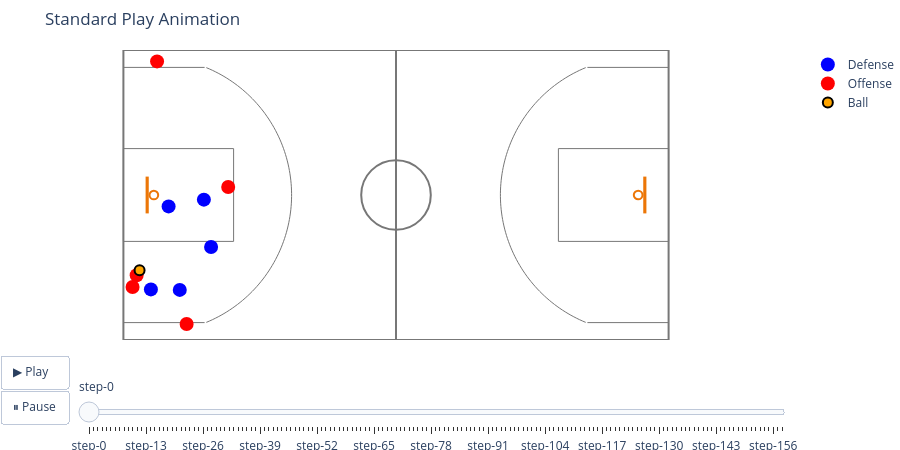

Notebook code for this chart:
### Markdown cell above
## STEP 2: Play Viewer (Real Defense)
run after step 2 to test that real trajectories work

### Code cell
# Choose a posession to animate between 0-103
posession = 5
traj_df = pd.read_parquet("../data/demo/processed/demo_traj.parquet")
sample_play = traj_df.iloc[posession]
off_traj, def_traj, ball_traj = extract_plot_trajectories(sample_play)
animate_standard_play(off_traj, def_traj, ball_traj)

### Figure 1 — Plotly figure (JSON) as saved in the notebook; plotly's stock layout.template omitted (floating-point values rounded to 4 significant figures)
{"data": [{"marker": {"color": "blue", "size": 14}, "mode": "markers", "name": "Defense", "type": "scatter", "x": [7.793, 4.743, 9.719, 15.12, 13.88], "y": [23.04, 8.728, 8.635, 16.04, 24.19]}, {"marker": {"color": "red", "size": 14}, "mode": "markers", "name": "Offense", "type": "scatter", "x": [5.806, 2.288, 10.9, 1.579, 18.07], "y": [48.03, 11.15, 2.75, 9.129, 26.38]}, {"marker": {"color": "orange", "line": {"color": "black", "width": 2}, "size": 10}, "mode": "markers", "name": "Ball", "type": "scatter", "x": [2.789], "y": [12.02]}], "layout": {"height": 450, "margin": {"b": 80, "l": 0, "r": 0, "t": 50}, "shapes": [{"layer": "below", "line": {"color": "#777777", "width": 2}, "type": "rect", "x0": 0, "x1": 94, "xref": "x", "y0": 0, "y1": 50, "yref": "y"}, {"layer": "below", "line": {"color": "#777777", "width": 2}, "type": "line", "x0": 47, "x1": 47, "xref": "x", "y0": 0, "y1": 50, "yref": "y"}, {"layer": "below", "line": {"color": "#777777", "width": 2}, "type": "circle", "x0": 41, "x1": 53, "xref": "x", "y0": 19, "y1": 31, "yref": "y"}, {"layer": "below", "line": {"color": "#777777", "width": 1}, "type": "rect", "x0": 0, "x1": 19, "xref": "x", "y0": 17, "y1": 33, "yref": "y"}, {"layer": "below", "line": {"color": "#777777", "width": 1}, "type": "line", "x0": 0, "x1": 14, "xref": "x", "y0": 3, "y1": 3, "yref": "y"}, {"layer": "below", "line": {"color": "#777777", "width": 1}, "type": "line", "x0": 0, "x1": 14, "xref": "x", "y0": 47, "y1": 47, "yref": "y"}, {"layer": "below", "line": {"color": "#777777", "width": 1}, "path": "M 14.296964578713444,3.0406072053095166 L 14.817821004254832,3.262490914768083 L 15.333240595557106,3.4967267819034333 L 15.842930469749616,3.7431817041437228 L 16.34660099982554,4.001715635541295 L 16.843965979219977,4.272181666352587 L 17.334742784444465,4.554426106518374 L 17.81865253568537,4.8482885729968395 L 18.29542025527506,5.15360208089994 L 18.764775023945617,5.4701931383811235 L 19.226450134776478,5.797881845220651 L 19.680183244748378,6.136481995052378 L 20.12571652381763,6.485801181173972 L 20.56279680142582,6.845640905880394 L 20.99117571036191,7.215796693258589 L 21.41060982789482,7.59605820537918 L 21.820860814096335,7.9862093618192596 L 22.2216955472758,8.386028462448273 L 22.612886256449556,8.79528831340727 L 22.994210650769915,9.213756356209897 L 23.36545204584004,9.641194799891828 L 23.72639948684308,10.07736075613349 L 24.076847868415445,10.522006377279315 L 24.416598051196242,10.974878997175093 L 24.74545697498653,11.435721274743393 L 25.063237768454176,11.904271340215507 L 25.369759855321913,12.38026294393672 L 25.664849056978316,12.863425607660476 L 25.948337691453325,13.353484778245358 L 26.22006466870213,13.850161983667626 L 26.479875582143237,14.353174991260616 L 26.72762279639872,14.86223796809108 L 26.96316553118679,15.377061643381374 L 27.186369941319,15.897353472885143 L 27.39710919275668,16.422817805123145 L 27.59526353468329,16.953156049384752 L 27.780720367551833,17.48806684539958 L 27.953374307068604,18.027246234582982 L 28.113127244076935,18.57038783275795 L 28.259888400306902,19.117183004255367 L 28.39357437995931,19.667321037293643 L 28.514109217094674,20.22048932053808 L 28.621424418800213,20.776373520739654 L 28.71545900411038,21.33465776135226 L 28.79615953865878,21.895024802026896 L 28.863480165041825,22.457156218880854 L 28.917382628876787,23.020732585439436 L 28.957836300539554,23.585433654147337 L 28.984818192569648,24.15093853834669 L 28.99831297273266,24.716925894618193 L 28.99831297273266,25.283074105381807 L 28.984818192569648,25.849061461653307 L 28.957836300539554,26.414566345852656 L 28.917382628876787,26.979267414560564 L 28.863480165041825,27.54284378111914 L 28.79615953865878,28.104975197973097 L 28.71545900411038,28.66534223864774 L 28.621424418800213,29.22362647926034 L 28.514109217094678,29.779510679461914 L 28.39357437995931,30.332678962706357 L 28.259888400306902,30.882816995744633 L 28.113127244076935,31.42961216724205 L 27.953374307068604,31.972753765417014 L 27.780720367551833,32.51193315460042 L 27.59526353468329,33.04684395061525 L 27.397109192756684,33.57718219487685 L 27.186369941319,34.10264652711486 L 26.96316553118679,34.622938356618626 L 26.727622796398723,35.13776203190891 L 26.47987558214324,35.64682500873938 L 26.22006466870213,36.149838016332374 L 25.94833769145333,36.64651522175464 L 25.66484905697832,37.136574392339526 L 25.369759855321917,37.61973705606328 L 25.063237768454176,38.09572865978449 L 24.745456974986535,38.5642787252566 L 24.416598051196242,39.0251210028249 L 24.076847868415445,39.47799362272068 L 23.726399486843082,39.922639243866506 L 23.365452045840044,40.358805200108165 L 22.994210650769915,40.7862436437901 L 22.61288625644956,41.20471168659273 L 22.2216955472758,41.61397153755172 L 21.820860814096335,42.01379063818074 L 21.410609827894827,42.40394179462081 L 20.99117571036191,42.78420330674141 L 20.56279680142582,43.154359094119606 L 20.12571652381763,43.51419881882603 L 19.680183244748385,43.86351800494762 L 19.226450134776478,44.20211815477934 L 18.764775023945624,44.52980686161887 L 18.295420255275058,44.846397919100056 L 17.81865253568537,45.151711427003164 L 17.334742784444465,45.44557389348162 L 16.84396597921998,45.727818333647406 L 16.346600999825544,45.9982843644587 L 15.842930469749621,46.25681829585628 L 15.333240595557111,46.50327321809657 L 14.817821004254832,46.73750908523192 L 14.296964578713444,46.95939279469049", "type": "path", "xref": "x", "yref": "y"}, {"fillcolor": "#ec7607", "line": {"color": "#ec7607", "width": 2}, "type": "rect", "x0": 4, "x1": 4.2, "xref": "x", "y0": 22, "y1": 28, "yref": "y"}, {"line": {"color": "#ec7607", "width": 2}, "type": "circle", "x0": 4.5, "x1": 6, "xref": "x", "y0": 24.25, "y1": 25.75, "yref": "y"}, {"layer": "below", "line": {"color": "#777777", "width": 1}, "type": "rect", "x0": 75, "x1": 94, "xref": "x", "y0": 17, "y1": 33, "yref": "y"}, {"layer": "below", "line": {"color": "#777777", "width": 1}, "type": "line", "x0": 80, "x1": 94, "xref": "x", "y0": 3, "y1": 3, "yref": "y"}, {"layer": "below", "line": {"color": "#777777", "width": 1}, "type": "line", "x0": 80, "x1": 94, "xref": "x", "y0": 47, "y1": 47, "yref": "y"}, {"layer": "below", "line": {"color": "#777777", "width": 1}, "path": "M 79.70303542128656,46.95939279469049 L 79.18217899574518,46.73750908523192 L 78.6667594044429,46.50327321809657 L 78.15706953025038,46.25681829585628 L 77.65339900017446,45.998284364458705 L 77.15603402078003,45.72781833364741 L 76.66525721555554,45.44557389348164 L 76.18134746431464,45.151711427003164 L 75.70457974472494,44.846397919100056 L 75.23522497605438,44.52980686161888 L 74.77354986522353,44.202118154779356 L 74.31981675525162,43.86351800494762 L 73.87428347618237,43.51419881882603 L 73.43720319857418,43.15435909411961 L 73.00882428963808,42.78420330674141 L 72.58939017210518,42.40394179462082 L 72.17913918590367,42.01379063818074 L 71.7783044527242,41.61397153755173 L 71.38711374355044,41.20471168659273 L 71.00578934923008,40.786243643790115 L 70.63454795415996,40.35880520010818 L 70.27360051315692,39.92263924386651 L 69.92315213158456,39.47799362272069 L 69.58340194880375,39.02512100282491 L 69.25454302501348,38.56427872525661 L 68.93676223154583,38.0957286597845 L 68.63024014467808,37.619737056063286 L 68.33515094302169,37.13657439233953 L 68.05166230854667,36.64651522175464 L 67.77993533129788,36.149838016332374 L 67.52012441785676,35.646825008739384 L 67.27237720360128,35.13776203190892 L 67.03683446881321,34.62293835661863 L 66.813630058681,34.102646527114864 L 66.60289080724331,33.57718219487686 L 66.40473646531672,33.04684395061526 L 66.21927963244818,32.511933154600435 L 66.0466256929314,31.97275376541702 L 65.88687275592306,31.429612167242055 L 65.7401115996931,30.88281699574464 L 65.60642562004068,30.332678962706368 L 65.48589078290533,29.77951067946193 L 65.37857558119978,29.223626479260343 L 65.28454099588963,28.66534223864774 L 65.20384046134122,28.104975197973108 L 65.13651983495818,27.542843781119146 L 65.0826173711232,26.97926741456057 L 65.04216369946045,26.41456634585267 L 65.01518180743035,25.849061461653317 L 65.00168702726734,25.28307410538182 L 65.00168702726734,24.716925894618203 L 65.01518180743035,24.150938538346708 L 65.04216369946045,23.585433654147348 L 65.0826173711232,23.020732585439443 L 65.13651983495818,22.45715621888087 L 65.20384046134122,21.89502480202691 L 65.28454099588961,21.334657761352265 L 65.37857558119978,20.77637352073966 L 65.48589078290533,20.220489320538086 L 65.60642562004068,19.66732103729365 L 65.7401115996931,19.117183004255377 L 65.88687275592306,18.57038783275796 L 66.0466256929314,18.027246234582993 L 66.21927963244816,17.488066845399594 L 66.4047364653167,16.953156049384766 L 66.60289080724331,16.422817805123167 L 66.81363005868099,15.89735347288515 L 67.03683446881321,15.377061643381383 L 67.27237720360128,14.862237968091092 L 67.52012441785675,14.353174991260628 L 67.77993533129786,13.85016198366763 L 68.05166230854667,13.353484778245363 L 68.33515094302167,12.863425607660481 L 68.63024014467808,12.380262943936728 L 68.93676223154581,11.904271340215514 L 69.25454302501346,11.435721274743404 L 69.58340194880375,10.974878997175104 L 69.92315213158454,10.522006377279329 L 70.27360051315691,10.077360756133507 L 70.63454795415994,9.641194799891842 L 71.00578934923007,9.21375635620991 L 71.38711374355043,8.795288313407276 L 71.7783044527242,8.386028462448284 L 72.17913918590365,7.98620936181927 L 72.58939017210517,7.596058205379187 L 73.00882428963808,7.215796693258593 L 73.43720319857417,6.845640905880401 L 73.87428347618236,6.485801181173979 L 74.31981675525161,6.136481995052385 L 74.77354986522352,5.797881845220658 L 75.23522497605437,5.470193138381134 L 75.70457974472492,5.153602080899951 L 76.18134746431461,4.84828857299685 L 76.66525721555553,4.554426106518381 L 77.15603402078,4.272181666352598 L 77.65339900017445,4.001715635541306 L 78.15706953025038,3.7431817041437228 L 78.6667594044429,3.4967267819034333 L 79.18217899574516,3.2624909147680867 L 79.70303542128654,3.04060720530952", "type": "path", "xref": "x", "yref": "y"}, {"fillcolor": "#ec7607", "line": {"color": "#ec7607", "width": 2}, "type": "rect", "x0": 89.8, "x1": 90, "xref": "x", "y0": 22, "y1": 28, "yref": "y"}, {"line": {"color": "#ec7607", "width": 2}, "type": "circle", "x0": 88, "x1": 89.5, "xref": "x", "y0": 24.25, "y1": 25.75, "yref": "y"}], "sliders": [{"active": 0, "len": 0.9, "steps": [{"args": [["0"], {"frame": {"duration": 0, "redraw": false}, "mode": "immediate"}], "method": "animate"}, {"args": [["1"], {"frame": {"duration": 0, "redraw": false}, "mode": "immediate"}], "method": "animate"}, {"args": [["2"], {"frame": {"duration": 0, "redraw": false}, "mode": "immediate"}], "method": "animate"}, {"args": [["3"], {"frame": {"duration": 0, "redraw": false}, "mode": "immediate"}], "method": "animate"}, {"args": [["4"], {"frame": {"duration": 0, "redraw": false}, "mode": "immediate"}], "method": "animate"}, {"args": [["5"], {"frame": {"duration": 0, "redraw": false}, "mode": "immediate"}], "method": "animate"}, {"args": [["6"], {"frame": {"duration": 0, "redraw": false}, "mode": "immediate"}], "method": "animate"}, {"args": [["7"], {"frame": {"duration": 0, "redraw": false}, "mode": "immediate"}], "method": "animate"}, {"args": [["8"], {"frame": {"duration": 0, "redraw": false}, "mode": "immediate"}], "method": "animate"}, {"args": [["9"], {"frame": {"duration": 0, "redraw": false}, "mode": "immediate"}], "method": "animate"}, {"args": [["10"], {"frame": {"duration": 0, "redraw": false}, "mode": "immediate"}], "method": "animate"}, {"args": [["11"], {"frame": {"duration": 0, "redraw": false}, "mode": "immediate"}], "method": "animate"}, {"args": [["12"], {"frame": {"duration": 0, "redraw": false}, "mode": "immediate"}], "method": "animate"}, {"args": [["13"], {"frame": {"duration": 0, "redraw": false}, "mode": "immediate"}], "method": "animate"}, {"args": [["14"], {"frame": {"duration": 0, "redraw": false}, "mode": "immediate"}], "method": "animate"}, {"args": [["15"], {"frame": {"duration": 0, "redraw": false}, "mode": "immediate"}], "method": "animate"}, {"args": [["16"], {"frame": {"duration": 0, "redraw": false}, "mode": "immediate"}], "method": "animate"}, {"args": [["17"], {"frame": {"duration": 0, "redraw": false}, "mode": "immediate"}], "method": "animate"}, {"args": [["18"], {"frame": {"duration": 0, "redraw": false}, "mode": "immediate"}], "method": "animate"}, {"args": [["19"], {"frame": {"duration": 0, "redraw": false}, "mode": "immediate"}], "method": "animate"}, {"args": [["20"], {"frame": {"duration": 0, "redraw": false}, "mode": "immediate"}], "method": "animate"}, {"args": [["21"], {"frame": {"duration": 0, "redraw": false}, "mode": "immediate"}], "method": "animate"}, {"args": [["22"], {"frame": {"duration": 0, "redraw": false}, "mode": "immediate"}], "method": "animate"}, {"args": [["23"], {"frame": {"duration": 0, "redraw": false}, "mode": "immediate"}], "method": "animate"}, {"args": [["24"], {"frame": {"duration": 0, "redraw": false}, "mode": "immediate"}], "method": "animate"}, {"args": [["25"], {"frame": {"duration": 0, "redraw": false}, "mode": "immediate"}], "method": "animate"}, {"args": [["26"], {"frame": {"duration": 0, "redraw": false}, "mode": "immediate"}], "method": "animate"}, {"args": [["27"], {"frame": {"duration": 0, "redraw": false}, "mode": "immediate"}], "method": "animate"}, {"args": [["28"], {"frame": {"duration": 0, "redraw": false}, "mode": "immediate"}], "method": "animate"}, {"args": [["29"], {"frame": {"duration": 0, "redraw": false}, "mode": "immediate"}], "method": "animate"}, {"args": [["30"], {"frame": {"duration": 0, "redraw": false}, "mode": "immediate"}], "method": "animate"}, {"args": [["31"], {"frame": {"duration": 0, "redraw": false}, "mode": "immediate"}], "method": "animate"}, {"args": [["32"], {"frame": {"duration": 0, "redraw": false}, "mode": "immediate"}], "method": "animate"}, {"args": [["33"], {"frame": {"duration": 0, "redraw": false}, "mode": "immediate"}], "method": "animate"}, {"args": [["34"], {"frame": {"duration": 0, "redraw": false}, "mode": "immediate"}], "method": "animate"}, {"args": [["35"], {"frame": {"duration": 0, "redraw": false}, "mode": "immediate"}], "method": "animate"}, {"args": [["36"], {"frame": {"duration": 0, "redraw": false}, "mode": "immediate"}], "method": "animate"}, {"args": [["37"], {"frame": {"duration": 0, "redraw": false}, "mode": "immediate"}], "method": "animate"}, {"args": [["38"], {"frame": {"duration": 0, "redraw": false}, "mode": "immediate"}], "method": "animate"}, {"args": [["39"], {"frame": {"duration": 0, "redraw": false}, "mode": "immediate"}], "method": "animate"}, {"args": [["40"], {"frame": {"duration": 0, "redraw": false}, "mode": "immediate"}], "method": "animate"}, {"args": [["41"], {"frame": {"duration": 0, "redraw": false}, "mode": "immediate"}], "method": "animate"}, {"args": [["42"], {"frame": {"duration": 0, "redraw": false}, "mode": "immediate"}], "method": "animate"}, {"args": [["43"], {"frame": {"duration": 0, "redraw": false}, "mode": "immediate"}], "method": "animate"}, {"args": [["44"], {"frame": {"duration": 0, "redraw": false}, "mode": "immediate"}], "method": "animate"}, {"args": [["45"], {"frame": {"duration": 0, "redraw": false}, "mode": "immediate"}], "method": "animate"}, {"args": [["46"], {"frame": {"duration": 0, "redraw": false}, "mode": "immediate"}], "method": "animate"}, {"args": [["47"], {"frame": {"duration": 0, "redraw": false}, "mode": "immediate"}], "method": "animate"}, {"args": [["48"], {"frame": {"duration": 0, "redraw": false}, "mode": "immediate"}], "method": "animate"}, {"args": [["49"], {"frame": {"duration": 0, "redraw": false}, "mode": "immediate"}], "method": "animate"}, {"args": [["50"], {"frame": {"duration": 0, "redraw": false}, "mode": "immediate"}], "method": "animate"}, {"args": [["51"], {"frame": {"duration": 0, "redraw": false}, "mode": "immediate"}], "method": "animate"}, {"args": [["52"], {"frame": {"duration": 0, "redraw": false}, "mode": "immediate"}], "method": "animate"}, {"args": [["53"], {"frame": {"duration": 0, "redraw": false}, "mode": "immediate"}], "method": "animate"}, {"args": [["54"], {"frame": {"duration": 0, "redraw": false}, "mode": "immediate"}], "method": "animate"}, {"args": [["55"], {"frame": {"duration": 0, "redraw": false}, "mode": "immediate"}], "method": "animate"}, {"args": [["56"], {"frame": {"duration": 0, "redraw": false}, "mode": "immediate"}], "method": "animate"}, {"args": [["57"], {"frame": {"duration": 0, "redraw": false}, "mode": "immediate"}], "method": "animate"}, {"args": [["58"], {"frame": {"duration": 0, "redraw": false}, "mode": "immediate"}], "method": "animate"}, {"args": [["59"], {"frame": {"duration": 0, "redraw": false}, "mode": "immediate"}], "method": "animate"}, {"args": [["60"], {"frame": {"duration": 0, "redraw": false}, "mode": "immediate"}], "method": "animate"}, {"args": [["61"], {"frame": {"duration": 0, "redraw": false}, "mode": "immediate"}], "method": "animate"}, {"args": [["62"], {"frame": {"duration": 0, "redraw": false}, "mode": "immediate"}], "method": "animate"}, {"args": [["63"], {"frame": {"duration": 0, "redraw": false}, "mode": "immediate"}], "method": "animate"}, {"args": [["64"], {"frame": {"duration": 0, "redraw": false}, "mode": "immediate"}], "method": "animate"}, {"args": [["65"], {"frame": {"duration": 0, "redraw": false}, "mode": "immediate"}], "method": "animate"}, {"args": [["66"], {"frame": {"duration": 0, "redraw": false}, "mode": "immediate"}], "method": "animate"}, {"args": [["67"], {"frame": {"duration": 0, "redraw": false}, "mode": "immediate"}], "method": "animate"}, {"args": [["68"], {"frame": {"duration": 0, "redraw": false}, "mode": "immediate"}], "method": "animate"}, {"args": [["69"], {"frame": {"duration": 0, "redraw": false}, "mode": "immediate"}], "method": "animate"}, {"args": [["70"], {"frame": {"duration": 0, "redraw": false}, "mode": "immediate"}], "method": "animate"}, {"args": [["71"], {"frame": {"duration": 0, "redraw": false}, "mode": "immediate"}], "method": "animate"}, {"args": [["72"], {"frame": {"duration": 0, "redraw": false}, "mode": "immediate"}], "method": "animate"}, {"args": [["73"], {"frame": {"duration": 0, "redraw": false}, "mode": "immediate"}], "method": "animate"}, {"args": [["74"], {"frame": {"duration": 0, "redraw": false}, "mode": "immediate"}], "method": "animate"}, {"args": [["75"], {"frame": {"duration": 0, "redraw": false}, "mode": "immediate"}], "method": "animate"}, {"args": [["76"], {"frame": {"duration": 0, "redraw": false}, "mode": "immediate"}], "method": "animate"}, {"args": [["77"], {"frame": {"duration": 0, "redraw": false}, "mode": "immediate"}], "method": "animate"}, {"args": [["78"], {"frame": {"duration": 0, "redraw": false}, "mode": "immediate"}], "method": "animate"}, {"args": [["79"], {"frame": {"duration": 0, "redraw": false}, "mode": "immediate"}], "method": "animate"}, {"args": [["80"], {"frame": {"duration": 0, "redraw": false}, "mode": "immediate"}], "method": "animate"}, {"args": [["81"], {"frame": {"duration": 0, "redraw": false}, "mode": "immediate"}], "method": "animate"}, {"args": [["82"], {"frame": {"duration": 0, "redraw": false}, "mode": "immediate"}], "method": "animate"}, {"args": [["83"], {"frame": {"duration": 0, "redraw": false}, "mode": "immediate"}], "method": "animate"}, {"args": [["84"], {"frame": {"duration": 0, "redraw": false}, "mode": "immediate"}], "method": "animate"}, {"args": [["85"], {"frame": {"duration": 0, "redraw": false}, "mode": "immediate"}], "method": "animate"}, {"args": [["86"], {"frame": {"duration": 0, "redraw": false}, "mode": "immediate"}], "method": "animate"}, {"args": [["87"], {"frame": {"duration": 0, "redraw": false}, "mode": "immediate"}], "method": "animate"}, {"args": [["88"], {"frame": {"duration": 0, "redraw": false}, "mode": "immediate"}], "method": "animate"}, {"args": [["89"], {"frame": {"duration": 0, "redraw": false}, "mode": "immediate"}], "method": "animate"}, {"args": [["90"], {"frame": {"duration": 0, "redraw": false}, "mode": "immediate"}], "method": "animate"}, {"args": [["91"], {"frame": {"duration": 0, "redraw": false}, "mode": "immediate"}], "method": "animate"}, {"args": [["92"], {"frame": {"duration": 0, "redraw": false}, "mode": "immediate"}], "method": "animate"}, {"args": [["93"], {"frame": {"duration": 0, "redraw": false}, "mode": "immediate"}], "method": "animate"}, {"args": [["94"], {"frame": {"duration": 0, "redraw": false}, "mode": "immediate"}], "method": "animate"}, {"args": [["95"], {"frame": {"duration": 0, "redraw": false}, "mode": "immediate"}], "method": "animate"}, {"args": [["96"], {"frame": {"duration": 0, "redraw": false}, "mode": "immediate"}], "method": "animate"}, {"args": [["97"], {"frame": {"duration": 0, "redraw": false}, "mode": "immediate"}], "method": "animate"}, {"args": [["98"], {"frame": {"duration": 0, "redraw": false}, "mode": "immediate"}], "method": "animate"}, {"args": [["99"], {"frame": {"duration": 0, "redraw": false}, "mode": "immediate"}], "method": "animate"}, {"args": [["100"], {"frame": {"duration": 0, "redraw": false}, "mode": "immediate"}], "method": "animate"}, {"args": [["101"], {"frame": {"duration": 0, "redraw": false}, "mode": "immediate"}], "method": "animate"}, {"args": [["102"], {"frame": {"duration": 0, "redraw": false}, "mode": "immediate"}], "method": "animate"}, {"args": [["103"], {"frame": {"duration": 0, "redraw": false}, "mode": "immediate"}], "method": "animate"}, {"args": [["104"], {"frame": {"duration": 0, "redraw": false}, "mode": "immediate"}], "method": "animate"}, {"args": [["105"], {"frame": {"duration": 0, "redraw": false}, "mode": "immediate"}], "method": "animate"}, {"args": [["106"], {"frame": {"duration": 0, "redraw": false}, "mode": "immediate"}], "method": "animate"}, {"args": [["107"], {"frame": {"duration": 0, "redraw": false}, "mode": "immediate"}], "method": "animate"}, {"args": [["108"], {"frame": {"duration": 0, "redraw": false}, "mode": "immediate"}], "method": "animate"}, {"args": [["109"], {"frame": {"duration": 0, "redraw": false}, "mode": "immediate"}], "method": "animate"}, {"args": [["110"], {"frame": {"duration": 0, "redraw": false}, "mode": "immediate"}], "method": "animate"}, {"args": [["111"], {"frame": {"duration": 0, "redraw": false}, "mode": "immediate"}], "method": "animate"}, {"args": [["112"], {"frame": {"duration": 0, "redraw": false}, "mode": "immediate"}], "method": "animate"}, {"args": [["113"], {"frame": {"duration": 0, "redraw": false}, "mode": "immediate"}], "method": "animate"}, {"args": [["114"], {"frame": {"duration": 0, "redraw": false}, "mode": "immediate"}], "method": "animate"}, {"args": [["115"], {"frame": {"duration": 0, "redraw": false}, "mode": "immediate"}], "method": "animate"}, {"args": [["116"], {"frame": {"duration": 0, "redraw": false}, "mode": "immediate"}], "method": "animate"}, {"args": [["117"], {"frame": {"duration": 0, "redraw": false}, "mode": "immediate"}], "method": "animate"}, {"args": [["118"], {"frame": {"duration": 0, "redraw": false}, "mode": "immediate"}], "method": "animate"}, {"args": [["119"], {"frame": {"duration": 0, "redraw": false}, "mode": "immediate"}], "method": "animate"}, {"args": [["120"], {"frame": {"duration": 0, "redraw": false}, "mode": "immediate"}], "method": "animate"}, {"args": [["121"], {"frame": {"duration": 0, "redraw": false}, "mode": "immediate"}], "method": "animate"}, {"args": [["122"], {"frame": {"duration": 0, "redraw": false}, "mode": "immediate"}], "method": "animate"}, {"args": [["123"], {"frame": {"duration": 0, "redraw": false}, "mode": "immediate"}], "method": "animate"}, {"args": [["124"], {"frame": {"duration": 0, "redraw": false}, "mode": "immediate"}], "method": "animate"}, {"args": [["125"], {"frame": {"duration": 0, "redraw": false}, "mode": "immediate"}], "method": "animate"}, {"args": [["126"], {"frame": {"duration": 0, "redraw": false}, "mode": "immediate"}], "method": "animate"}, {"args": [["127"], {"frame": {"duration": 0, "redraw": false}, "mode": "immediate"}], "method": "animate"}, {"args": [["128"], {"frame": {"duration": 0, "redraw": false}, "mode": "immediate"}], "method": "animate"}, {"args": [["129"], {"frame": {"duration": 0, "redraw": false}, "mode": "immediate"}], "method": "animate"}, {"args": [["130"], {"frame": {"duration": 0, "redraw": false}, "mode": "immediate"}], "method": "animate"}, {"args": [["131"], {"frame": {"duration": 0, "redraw": false}, "mode": "immediate"}], "method": "animate"}, {"args": [["132"], {"frame": {"duration": 0, "redraw": false}, "mode": "immediate"}], "method": "animate"}, {"args": [["133"], {"frame": {"duration": 0, "redraw": false}, "mode": "immediate"}], "method": "animate"}, {"args": [["134"], {"frame": {"duration": 0, "redraw": false}, "mode": "immediate"}], "method": "animate"}, {"args": [["135"], {"frame": {"duration": 0, "redraw": false}, "mode": "immediate"}], "method": "animate"}, {"args": [["136"], {"frame": {"duration": 0, "redraw": false}, "mode": "immediate"}], "method": "animate"}, {"args": [["137"], {"frame": {"duration": 0, "redraw": false}, "mode": "immediate"}], "method": "animate"}, {"args": [["138"], {"frame": {"duration": 0, "redraw": false}, "mode": "immediate"}], "method": "animate"}, {"args": [["139"], {"frame": {"duration": 0, "redraw": false}, "mode": "immediate"}], "method": "animate"}, {"args": [["140"], {"frame": {"duration": 0, "redraw": false}, "mode": "immediate"}], "method": "animate"}, {"args": [["141"], {"frame": {"duration": 0, "redraw": false}, "mode": "immediate"}], "method": "animate"}, {"args": [["142"], {"frame": {"duration": 0, "redraw": false}, "mode": "immediate"}], "method": "animate"}, {"args": [["143"], {"frame": {"duration": 0, "redraw": false}, "mode": "immediate"}], "method": "animate"}, {"args": [["144"], {"frame": {"duration": 0, "redraw": false}, "mode": "immediate"}], "method": "animate"}, {"args": [["145"], {"frame": {"duration": 0, "redraw": false}, "mode": "immediate"}], "method": "animate"}, {"args": [["146"], {"frame": {"duration": 0, "redraw": false}, "mode": "immediate"}], "method": "animate"}, {"args": [["147"], {"frame": {"duration": 0, "redraw": false}, "mode": "immediate"}], "method": "animate"}, {"args": [["148"], {"frame": {"duration": 0, "redraw": false}, "mode": "immediate"}], "method": "animate"}, {"args": [["149"], {"frame": {"duration": 0, "redraw": false}, "mode": "immediate"}], "method": "animate"}, {"args": [["150"], {"frame": {"duration": 0, "redraw": false}, "mode": "immediate"}], "method": "animate"}, {"args": [["151"], {"frame": {"duration": 0, "redraw": false}, "mode": "immediate"}], "method": "animate"}, {"args": [["152"], {"frame": {"duration": 0, "redraw": false}, "mode": "immediate"}], "method": "animate"}, {"args": [["153"], {"frame": {"duration": 0, "redraw": false}, "mode": "immediate"}], "method": "animate"}, {"args": [["154"], {"frame": {"duration": 0, "redraw": false}, "mode": "immediate"}], "method": "animate"}, {"args": [["155"], {"frame": {"duration": 0, "redraw": false}, "mode": "immediate"}], "method": "animate"}, {"args": [["156"], {"frame": {"duration": 0, "redraw": false}, "mode": "immediate"}], "method": "animate"}, {"args": [["157"], {"frame": {"duration": 0, "redraw": false}, "mode": "immediate"}], "method": "animate"}, {"args": [["158"], {"frame": {"duration": 0, "redraw": false}, "mode": "immediate"}], "method": "animate"}], "x": 0.1, "xanchor": "left", "y": -0.05, "yanchor": "top"}], "title": {"text": "Standard Play Animation"}, "updatemenus": [{"buttons": [{"args": [null, {"frame": {"duration": 40, "redraw": false}}], "label": "▶ Play", "method": "animate"}, {"args": [[null], {"frame": {"duration": 0, "redraw": false}, "mode": "immediate"}], "label": "⏸ Pause", "method": "animate"}], "showactive": false, "type": "buttons", "x": 0, "xanchor": "left", "y": -0.05, "yanchor": "top"}], "width": 900, "xaxis": {"range": [0, 94], "showgrid": false, "visible": false, "zeroline": false}, "yaxis": {"range": [0, 50], "scaleanchor": "x", "scaleratio": 1, "showgrid": false, "visible": false, "zeroline": false}}}
